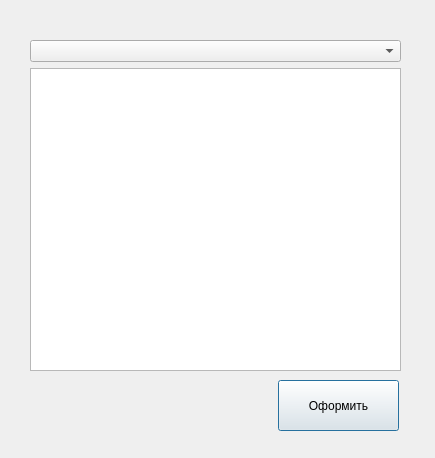
<?xml version="1.0" encoding="UTF-8"?>
<ui version="4.0">
 <class>ForIzd</class>
 <widget class="QDialog" name="ForIzd">
  <property name="geometry">
   <rect>
    <x>0</x>
    <y>0</y>
    <width>435</width>
    <height>458</height>
   </rect>
  </property>
  <property name="windowTitle">
   <string>Dialog</string>
  </property>
  <widget class="QPushButton" name="pushButton">
   <property name="geometry">
    <rect>
     <x>278</x>
     <y>380</y>
     <width>121</width>
     <height>51</height>
    </rect>
   </property>
   <property name="text">
    <string>Оформить</string>
   </property>
  </widget>
  <widget class="QWidget" name="">
   <property name="geometry">
    <rect>
     <x>30</x>
     <y>40</y>
     <width>371</width>
     <height>331</height>
    </rect>
   </property>
   <layout class="QVBoxLayout" name="verticalLayout">
    <item>
     <widget class="QComboBox" name="cb_izd"/>
    </item>
    <item>
     <widget class="QTableView" name="izdView"/>
    </item>
   </layout>
  </widget>
 </widget>
 <resources/>
 <connections/>
</ui>
